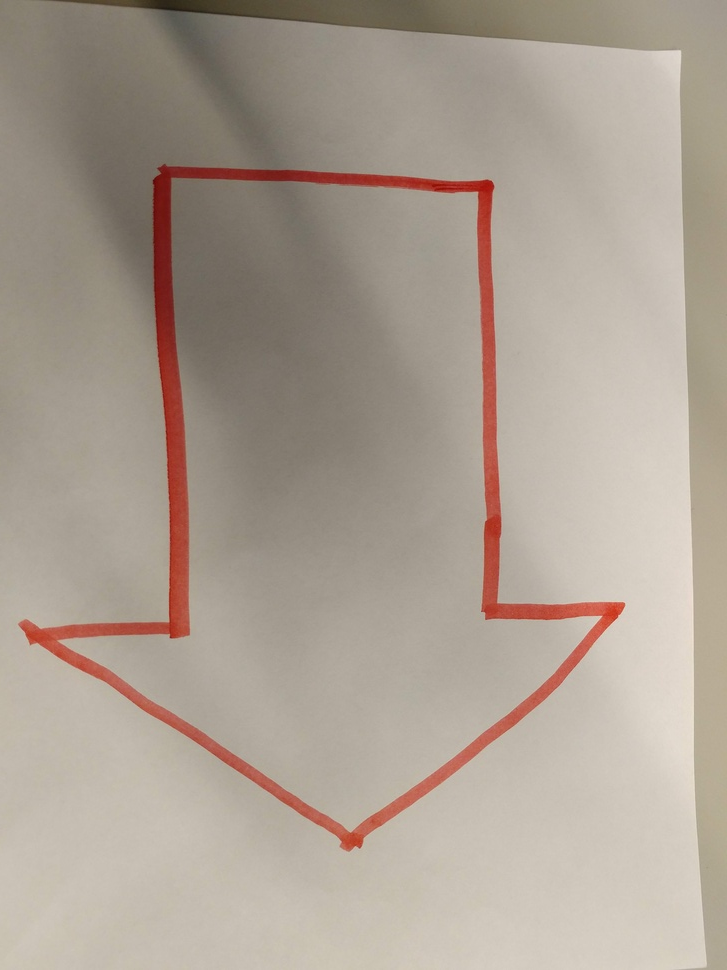
#> input picture Tan's testing/arrow.jpg, 727 x 970 px, shrunk from 3480 x 4640 before the run, given in place of video.avi, which was not available
$ python processingVideo.py
#> lines starting #> are read from the running program, lines starting #| are printed output that depends on the picture; after the words box and inside, x2 and y2 are one past the last pixel; in counts of white or black regions, pixels touching at a corner belong together; pictures that were not available may be replaced by others from this repository, and a replacement may not be noted
import numpy as np
import cv2

# Open camera to capture the video
cap = cv2.VideoCapture('video.avi')
while(True):
    # Capture frame-by-frame
    ret, frame = cap.read()
#> frame is the input picture: shape (970, 727, 3); mean B, G, R 147.3, 159.4, 171.6

    # Our operations on the frame come here
    hsv = cv2.cvtColor(frame, cv2.COLOR_BGR2HSV)
#> hsv: shape (970, 727, 3); mean H, S, V 16.8, 37.4, 171.6
    low_red = np.array([0, 70, 50])
    high_red = np.array([10, 255, 255])
    mask1 = cv2.inRange(hsv, low_red, high_red)
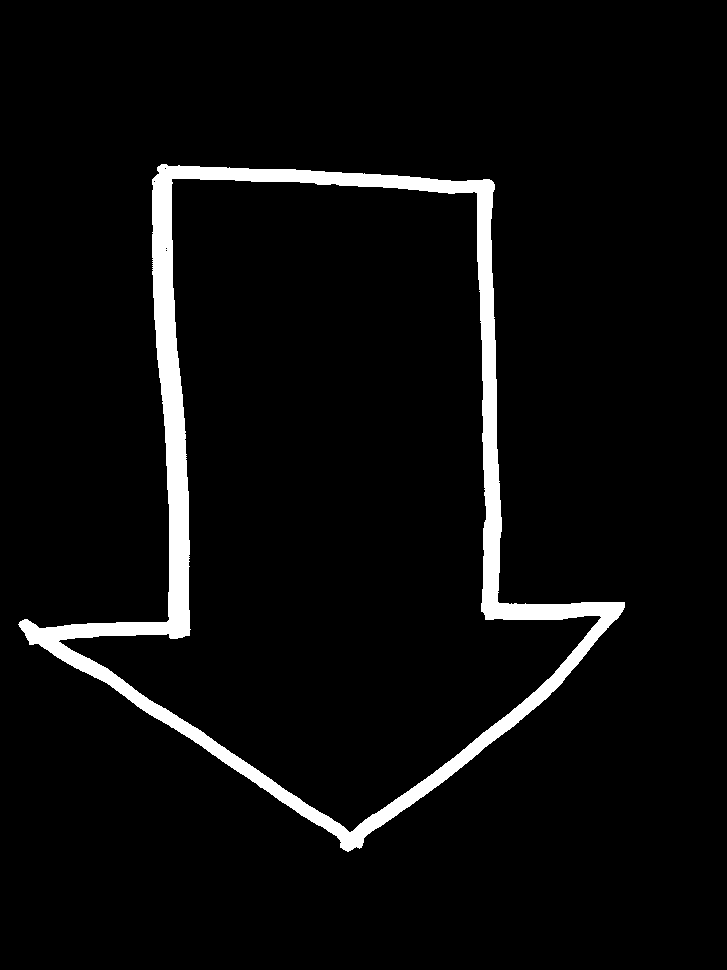
#> mask1: shape (970, 727); 4.8% white; 1 white region, box (x1, y1, x2, y2) and area: (18, 164, 625, 852) 33603
    low_red = np.array([170, 70, 50])
    high_red = np.array([180, 255, 255])
    mask2 = cv2.inRange(hsv, low_red, high_red)
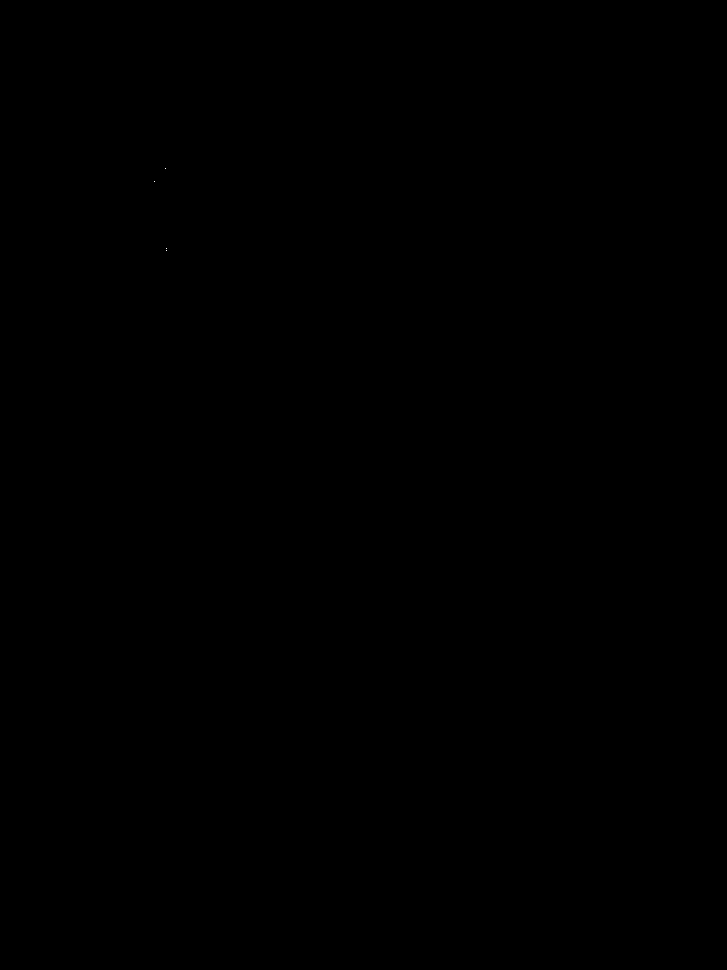
#> mask2: shape (970, 727); 0% white in thin lines or dots, all inside (x1, y1, x2, y2) = (154, 168, 167, 251)
    mask = mask1 | mask2
#> mask: shape (970, 727); 4.8% white; 1 white region, box (x1, y1, x2, y2) and area: (18, 164, 625, 852) 33607

    # Edge detection
    blur = cv2.GaussianBlur(mask, (5, 5), 0)
    _, otsu = cv2.threshold(blur, 0, 255, cv2.THRESH_BINARY + cv2.THRESH_OTSU)
#> otsu: shape (970, 727); 4.8% white; 1 white region, box (x1, y1, x2, y2) and area: (19, 164, 625, 852) 33630
    cv2.imshow('otsu', otsu)
    kernel = np.ones((4, 4), np.uint8)
    edged=cv2.Canny(otsu,100,200)
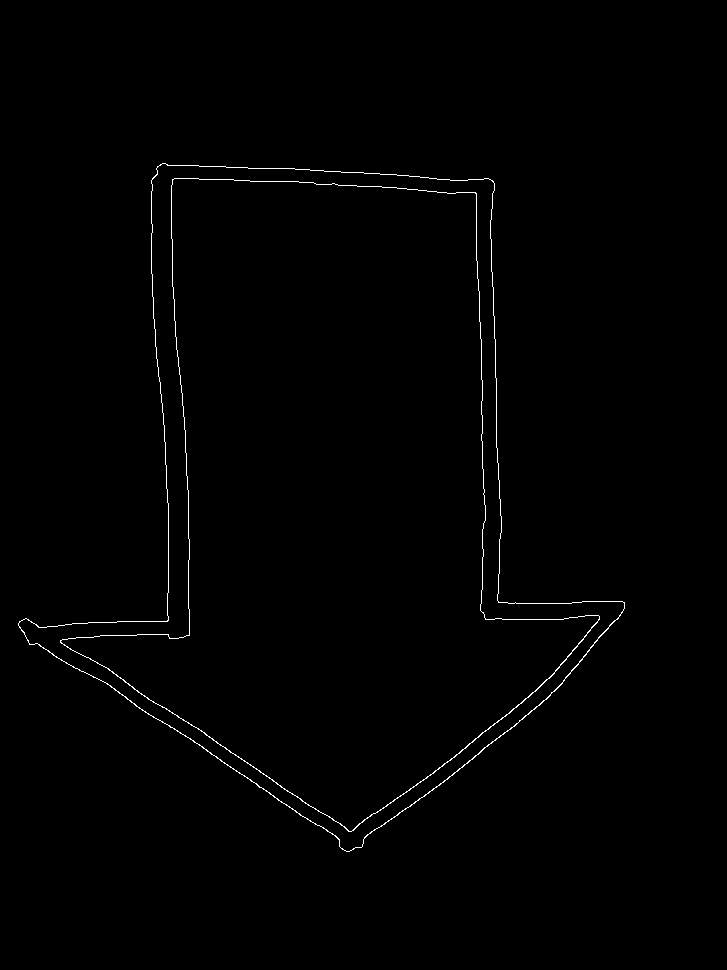
#> edged: shape (970, 727); 0.66% white in thin lines or dots, all inside (x1, y1, x2, y2) = (18, 163, 625, 852)
    cv2.imshow('edged', edged)
    minLineLength = 5
    maxLineGap = 10
    erosion = cv2.dilate(edged, kernel, iterations=2)
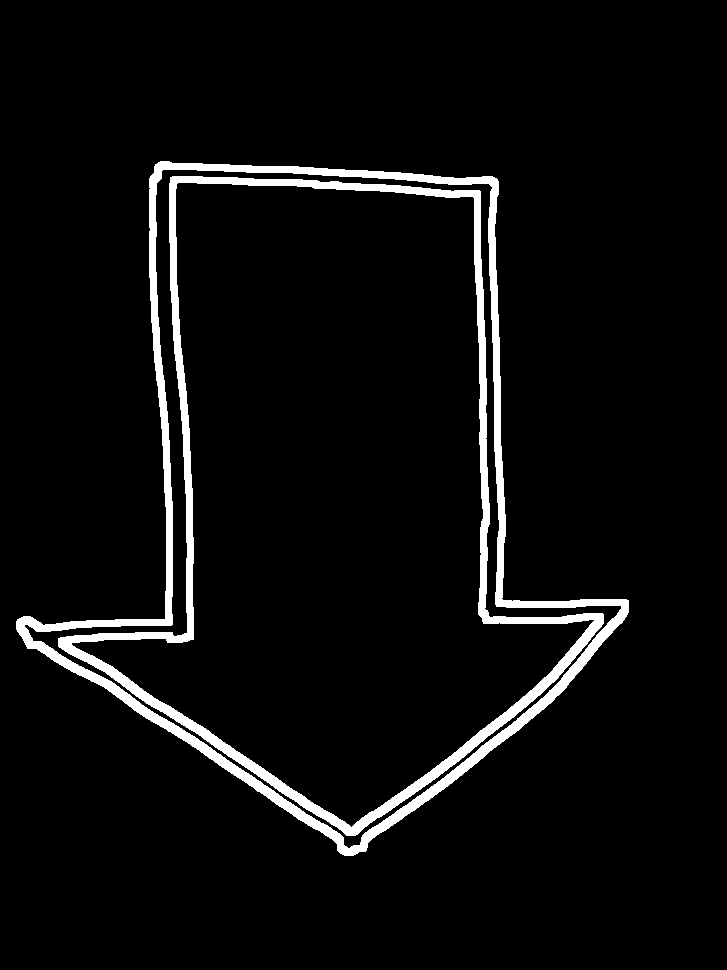
#> erosion: shape (970, 727); 5% white; 2 white regions, box (x1, y1, x2, y2) and area: (16, 161, 629, 856) 18431, (58, 176, 604, 836) 16971
    cv2.imshow('erode', erosion)
    cv2.waitKey(20)

    lines = cv2.HoughLinesP(erosion,1,np.pi/180,40,minLineLength, maxLineGap)
#> lines = 362 rows, first 6: [477, 190, 485, 607], [495, 237, 501, 606], [171, 177, 192, 596], [495, 178, 495, 223], [171, 196, 171, 208], [166, 515, 171, 625]
    for line in lines:
        for x1,y1,x2,y2 in line:
            cv2.line(frame,(x1,y1),(x2,y2),(0,255,0),2)
#> this loop made 362 passes
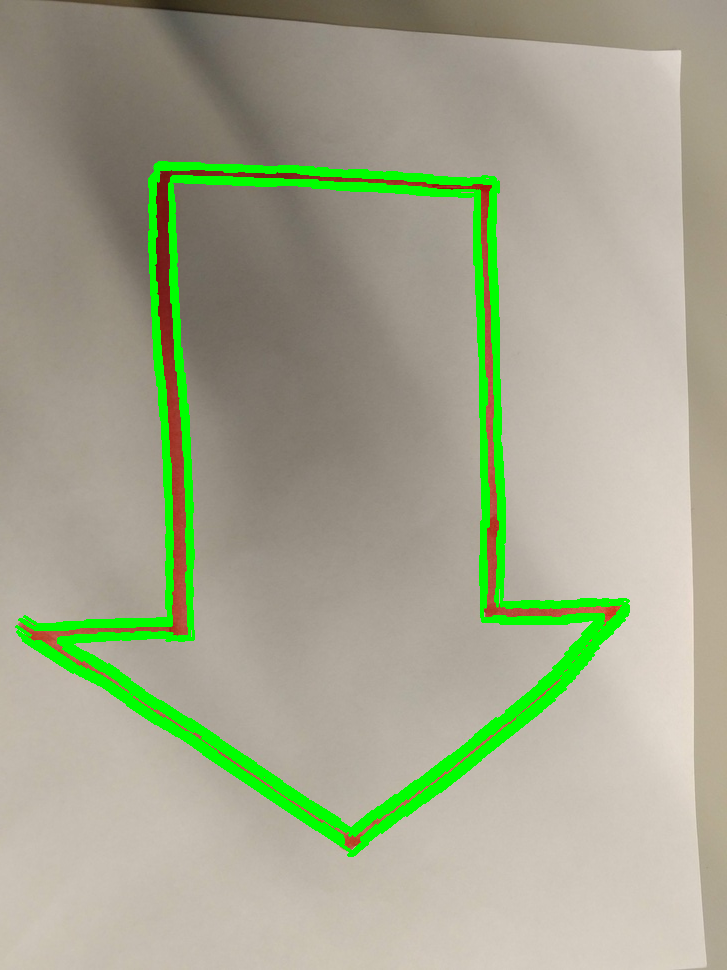
#> frame: shape (970, 727, 3); 5.68% of pixels changed, all inside (x1, y1, x2, y2) = (15, 161, 630, 857)

    cv2.imshow('mask', mask1)
    # Display the resulting frame
    cv2.imshow('frame',frame)
    if cv2.waitKey(1) & 0xFF == ord('q'):
#> (key q is pressed here)
        break

# When everything done, release the capture
cap.release()
cv2.destroyAllWindows()

$ run again, on Tan's testing/big_image.jpg
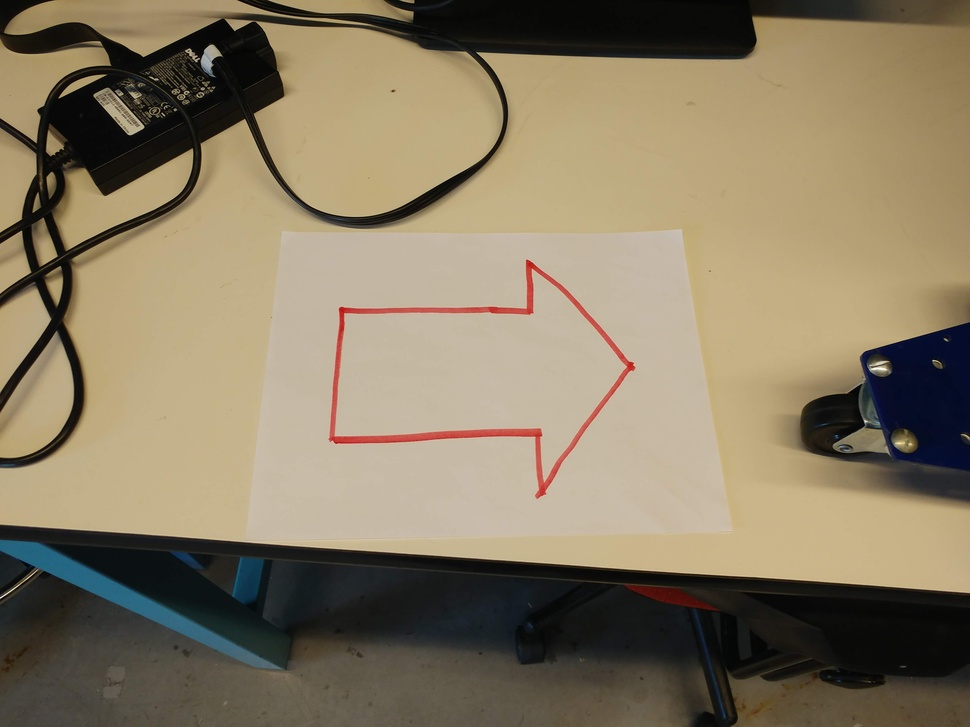
#> input picture Tan's testing/big_image.jpg, 970 x 727 px, shrunk from 4640 x 3480 before the run, given in place of video.avi, which was not available
#> frame is the input picture: shape (727, 970, 3); mean B, G, R 99.2, 123, 135.9
#> hsv: shape (727, 970, 3); mean H, S, V 27.9, 75.3, 137.6
#> `mask1 = cv2.inRange(hsv, low_red, high_red)`:
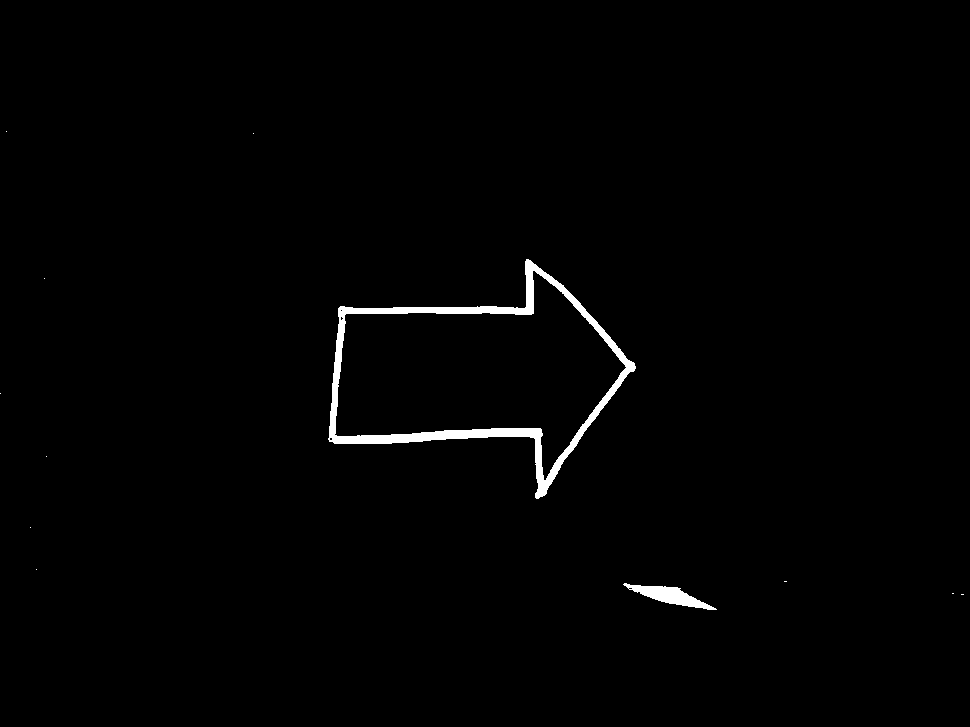
#> mask1: shape (727, 970); 1.1% white; 12 white regions (10 under 20 px), largest, box (x1, y1, x2, y2) and area: (328, 259, 636, 499) 6728, (623, 583, 717, 610) 957
#> mask2: shape (727, 970); 0% white in thin lines or dots, all inside (x1, y1, x2, y2) = (330, 310, 719, 611)
#> mask: shape (727, 970); 1.1% white; 13 white regions (11 under 20 px), largest, box (x1, y1, x2, y2) and area: (328, 259, 636, 499) 6737, (623, 583, 717, 610) 963
#> otsu: shape (727, 970); 1.1% white; 2 white regions, box (x1, y1, x2, y2) and area: (328, 259, 636, 499) 6759, (624, 583, 716, 610) 963
#> edged: shape (727, 970); 0.31% white in thin lines or dots, all inside (x1, y1, x2, y2) = (328, 258, 716, 610)
#> erosion: shape (727, 970); 2.2% white; 2 white regions, box (x1, y1, x2, y2) and area: (326, 256, 640, 503) 13737, (621, 580, 720, 614) 1538
#> lines = 185 rows, first 6: [576, 428, 594, 428], [521, 431, 545, 429], [336, 306, 537, 317], [326, 443, 380, 441], [331, 447, 526, 434], [334, 438, 545, 427]
#> the loop `for line in lines:` made 185 passes
#> after the loop `for line in lines:`:
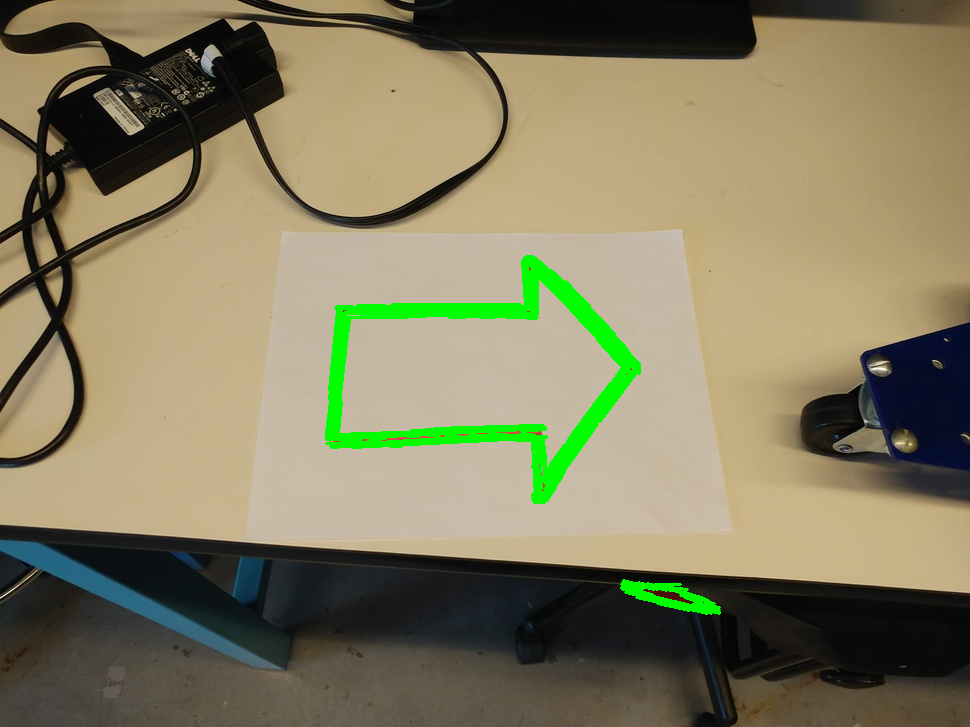
#> frame: shape (727, 970, 3); 2.33% of pixels changed, all inside (x1, y1, x2, y2) = (325, 255, 721, 615)

$ run again, on Tan's testing/tshape.jpg
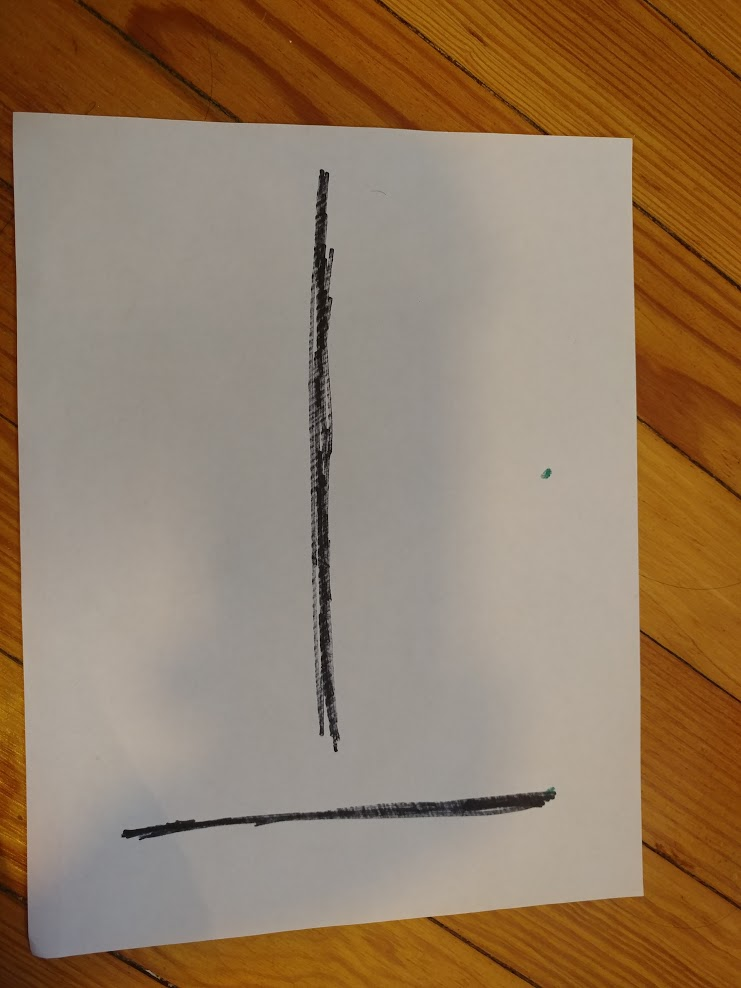
#> input picture Tan's testing/tshape.jpg, 741 x 988 px, given in place of video.avi, which was not available
#> frame is the input picture: shape (988, 741, 3); mean B, G, R 99.6, 124, 147.5
#> hsv: shape (988, 741, 3); mean H, S, V 18.5, 92.2, 147.6
#> `mask1 = cv2.inRange(hsv, low_red, high_red)`:
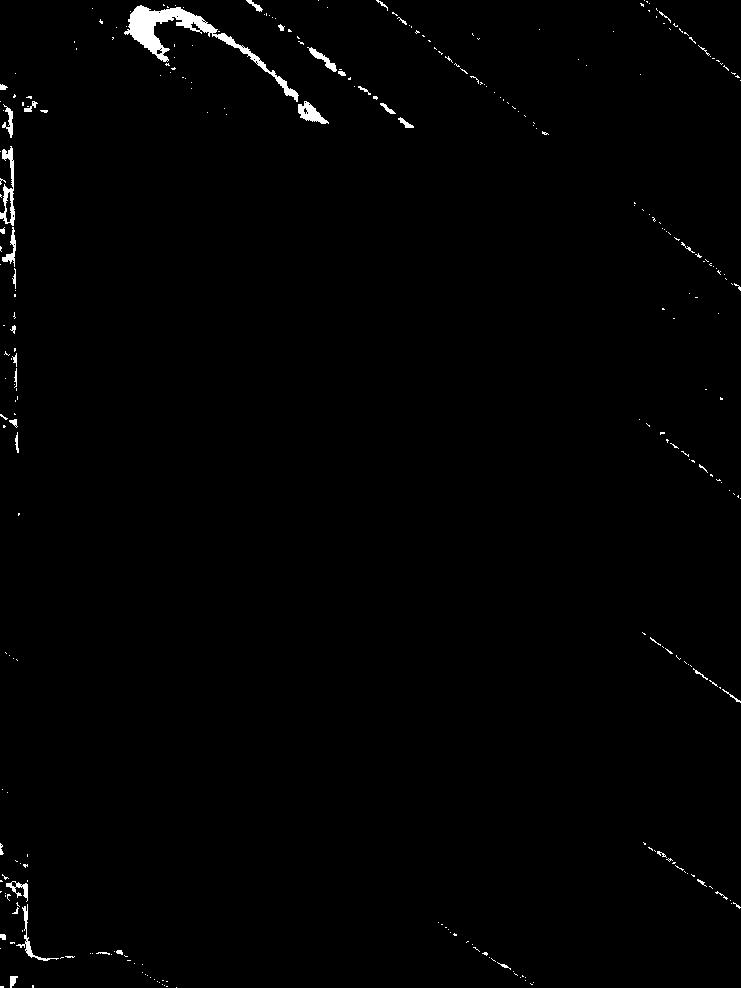
#> mask1: shape (988, 741); 0.88% white; 298 white regions (259 under 20 px), largest, box (x1, y1, x2, y2) and area: (124, 5, 299, 102) 2486, (0, 146, 15, 226) 475, (298, 101, 329, 124) 339
#> mask2: shape (988, 741); every value is 0
#> otsu: shape (988, 741); 0.9% white; 124 white regions (83 under 20 px), largest, box (x1, y1, x2, y2) and area: (124, 5, 299, 102) 2688, (0, 146, 16, 265) 745, (298, 101, 329, 124) 374
#> edged: shape (988, 741); 0.4% white in thin lines or dots
#> erosion: shape (988, 741); 3% white; 45 white regions, largest, box (x1, y1, x2, y2) and area: (122, 2, 333, 128) 5166, (0, 144, 21, 291) 2338, (0, 872, 62, 965) 2147
#> lines = 424 rows, first 6: [20, 432, 20, 456], [13, 323, 13, 336], [17, 323, 17, 336], [21, 879, 23, 955], [16, 144, 18, 290], [6, 177, 8, 248]
#> the loop `for line in lines:` made 424 passes
#> after the loop `for line in lines:`:
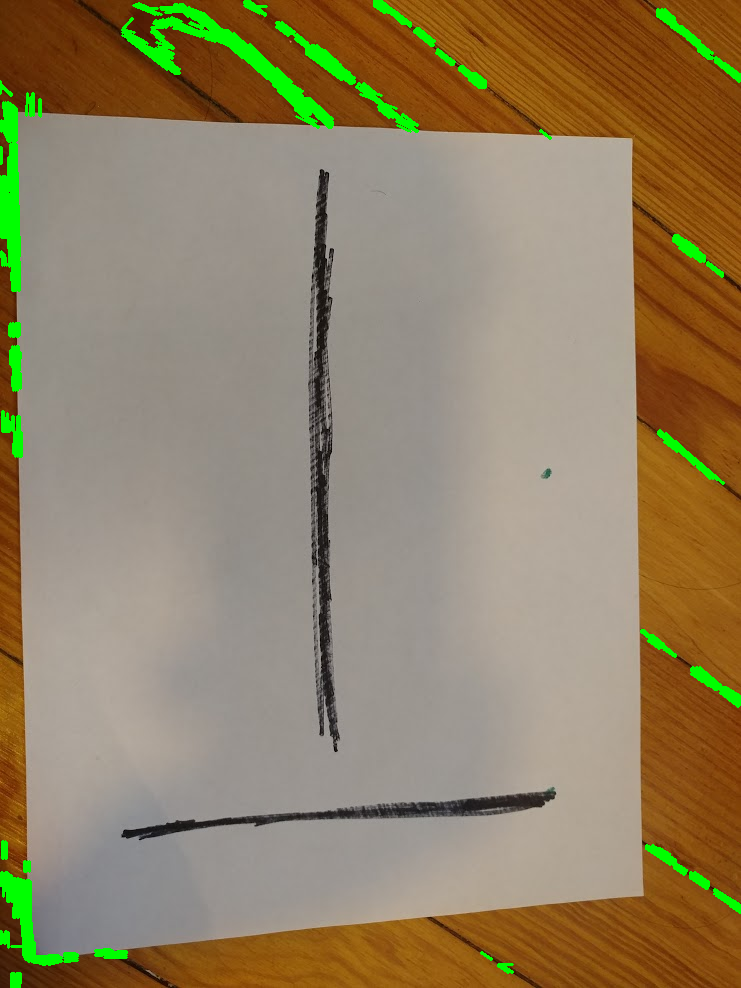
#> frame: shape (988, 741, 3); 2.72% of pixels changed, all inside (x1, y1, x2, y2) = (0, 0, 741, 988)
